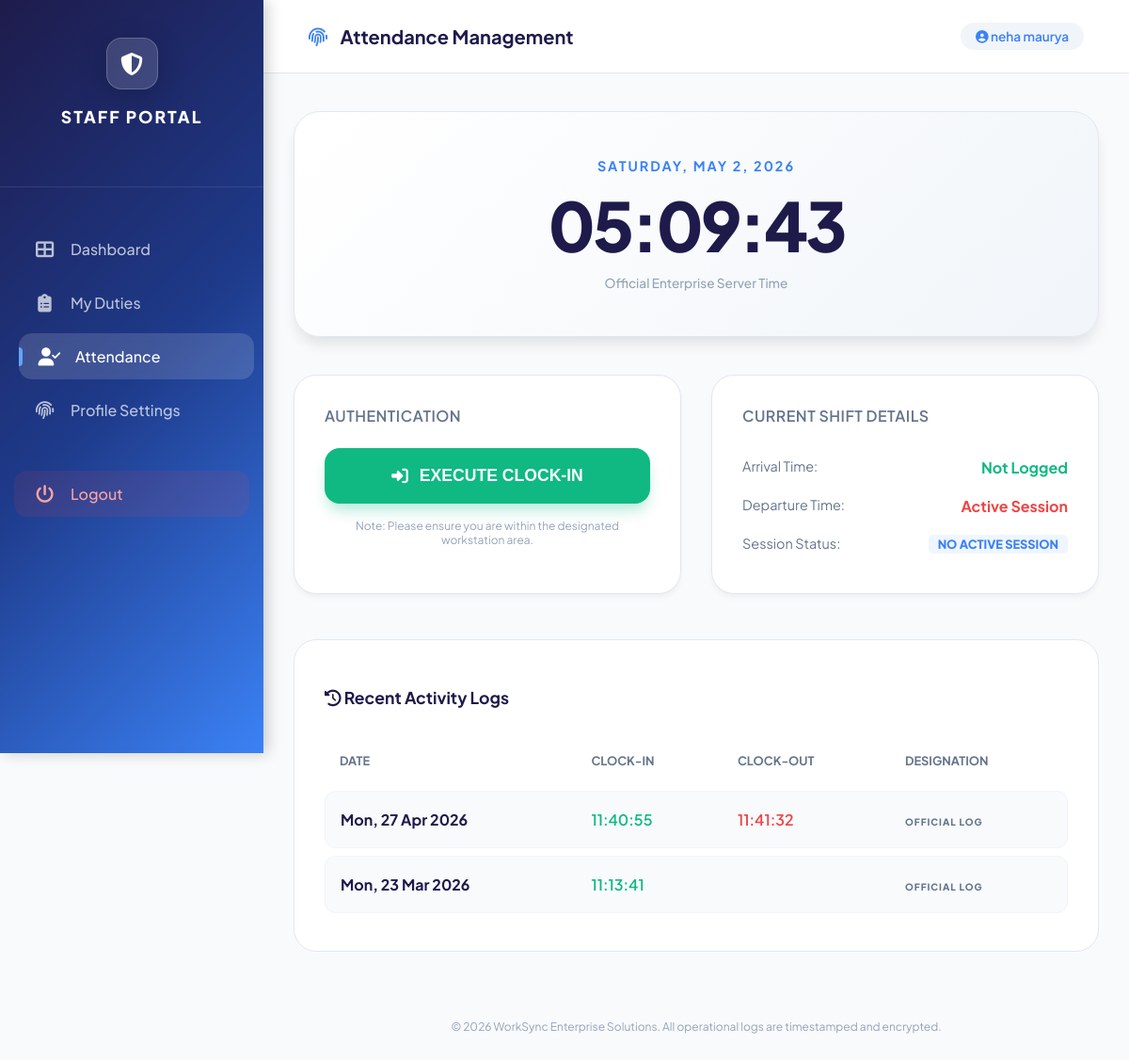
/employee/mark_attendance.php (signed in), run on the app's committed database.
### tables this page shows
CREATE TABLE `employees` (
  `id` int(11) NOT NULL,
  `name` varchar(100) DEFAULT NULL,
  `email` varchar(100) DEFAULT NULL,
  `role` varchar(50) DEFAULT NULL,
  `centre` varchar(100) DEFAULT NULL,
  `password` varchar(255) DEFAULT NULL,
  `photo` varchar(255) DEFAULT NULL,
  `created_at` timestamp NOT NULL DEFAULT current_timestamp()
);

CREATE TABLE `attendances` (
  `id` int(11) NOT NULL,
  `emp_id` int(11) DEFAULT NULL,
  `attendance_date` date DEFAULT NULL,
  `status` enum('Present','Absent') DEFAULT 'Present',
  `time_in` time DEFAULT NULL,
  `time_out` time DEFAULT NULL
);

### employee/mark_attendance.php (the view, shortened to what this page needs)
<?php
include("../config.php");
$user_id = $_SESSION['emp_id'];
$today = date('Y-m-d');
$emp_name = "Staff Member";
$name_query = "SELECT name FROM employees WHERE id = '$user_id'";
$name_result = mysqli_query($conn, $name_query);
if($name_result && mysqli_num_rows($name_result) > 0){
    $name_row = mysqli_fetch_assoc($name_result);
    $emp_name = $name_row['name'];
}
$check_query = "SELECT * FROM attendances WHERE emp_id = '$user_id' AND attendance_date = '$today'";
$check_result = mysqli_query($conn, $check_query);
$attendance_data = ($check_result) ? mysqli_fetch_assoc($check_result) : null;
$history_query = "SELECT * FROM attendances WHERE emp_id = '$user_id' ORDER BY attendance_date DESC LIMIT 10";
$history_result = mysqli_query($conn, $history_query);
?>
<!DOCTYPE html>
<html lang="en">
<head>
    <link rel="stylesheet" href="https://cdnjs.cloudflare.com/ajax/libs/font-awesome/6.4.0/css/all.min.css">
</head>
<body>
    <?php include("sidebar.php"); ?>
    <div class="main-wrapper">
        <header class="header">
            <h2><i class="fas fa-fingerprint" style="color: var(--accent-blue); margin-right: 10px;"></i> Attendance Management</h2>
            <div class="user-badge">
                <i class="fas fa-user-circle"></i> <?php echo htmlspecialchars($emp_name); ?>
            </div>
        </header>
        <div class="container">
            <div class="clock-section">
                <div class="date-label" id="live-date">Initializing...</div>
                <div id="live-clock">00:00:00</div>
                <div style="font-size: 0.85rem; color: #94a3b8; font-weight: 500;">Official Enterprise Server Time</div>
            </div>
            <div class="grid-system">
                <div class="action-card">
                    <h3>Authentication</h3>
                    <form method="POST">
                        <?php if (!$attendance_data): ?>
                            <button type="submit" name="mark_attendance" class="btn-action btn-clock-in">
                                <i class="fas fa-sign-in-alt"></i> EXECUTE CLOCK-IN
                            </button>
                        <?php elseif (empty($attendance_data['time_out']) || $attendance_data['time_out'] == "00:00:00"): ?>
                            <button type="submit" name="mark_attendance" class="btn-action btn-clock-out">
                                <i class="fas fa-sign-out-alt"></i> EXECUTE CLOCK-OUT
                            </button>
                        <?php else: ?>
                            <button type="button" class="btn-action btn-disabled">
                                <i class="fas fa-check-double"></i> DUTY CONCLUDED
                            </button>
                        <?php endif; ?>
                    </form>
                    <p style="font-size: 0.75rem; color: #94a3b8; margin-top: 1rem; text-align: center;">Note: Please ensure you are within the designated workstation area.</p>
                </div>
                <div class="action-card">
                    <h3>Current Shift Details</h3>
                    <div style="margin-top: 1rem;">
                        <div style="display: flex; justify-content: space-between; padding: 10px 0;">
                            <span style="color: #64748b; font-size: 0.9rem;">Arrival Time:</span>
                            <span style="font-weight: 700; color: var(--success-green);"><?php echo $attendance_data['time_in'] ?? 'Not Logged'; ?></span>
                        </div>
                        <div style="display: flex; justify-content: space-between; padding: 10px 0;">
                            <span style="color: #64748b; font-size: 0.9rem;">Departure Time:</span>
                            <span style="font-weight: 700; color: var(--error-red);"><?php echo (!empty($attendance_data['time_out']) && $attendance_data['time_out'] != "00:00:00") ? $attendance_data['time_out'] : 'Active Session'; ?></span>
                        </div>
                        <div style="display: flex; justify-content: space-between; padding: 10px 0;">
                            <span style="color: #64748b; font-size: 0.9rem;">Session Status:</span>
                            <span style="font-weight: 800; color: var(--accent-blue); font-size: 0.8rem; background: #eff6ff; padding: 2px 10px; border-radius: 5px;">
                                <?php echo strtoupper($attendance_data['status'] ?? 'No Active Session'); ?>
                            </span>
                        </div>
                    </div>
                </div>
            </div>
            <div class="logs-wrapper">
                <h3><i class="fas fa-history"></i> Recent Activity Logs</h3>
                <div style="overflow-x: auto;">
                    <table>
                        <thead>
                            <tr>
                                <th>Date</th>
                                <th>Clock-In</th>
                                <th>Clock-Out</th>
                                <th>Designation</th>
                            </tr>
                        </thead>
                        <tbody>
                            <?php if($history_result && mysqli_num_rows($history_result) > 0): ?>
                                <?php while($h = mysqli_fetch_assoc($history_result)): ?>
                                <tr>
                                    <td style="font-weight:700; color: var(--primary-dark);">
                                        <?php echo date('D, d M Y', strtotime($h['attendance_date'])); ?>
                                    </td>
                                    <td style="font-weight:600; color: var(--success-green);"><?php echo $h['time_in']; ?></td>
                                    <td style="font-weight:600; color: var(--error-red);">
                                        <?php echo ($h['time_out'] == "00:00:00") ? '--:--' : $h['time_out']; ?>
                                    </td>
                                    <td>
                                        <span style="font-size: 10px; letter-spacing: 1px; font-weight: 800; color: #64748b;">OFFICIAL LOG</span>
                                    </td>
                                </tr>
                                <?php endwhile; ?>
                            <?php else: ?>
                                <tr><td colspan="4" style="text-align:center; padding: 3rem; color: #94a3b8;">No historical data available for this period.</td></tr>
                            <?php endif; ?>
                        </tbody>
                    </table>
                </div>
            </div>
        </div>
        <footer style="margin-top: auto; padding: 2rem; text-align: center; color: #94a3b8; font-size: 0.75rem;">
            &copy; 2026 WorkSync Enterprise Solutions. All operational logs are timestamped and encrypted.
        </footer>
    </div>
</body>
</html>

### employee/mark_attendance.php (style rules this page uses)
:root { --primary-dark: #1e1b4b; --accent-blue: #3b82f6; --success-green: #10b981; --error-red: #ef4444; --bg-neutral: #f8fafc; --sidebar-width: 280px; --card-shadow: 0 10px 15px -3px rgba(0, 0, 0, 0.1); }
* { box-sizing: border-box; transition: all 0.2s ease-in-out; }
body { font-family: 'Plus Jakarta Sans', sans-serif; background-color: var(--bg-neutral); margin: 0; padding: 0; color: #1e293b; display: flex; min-height: 100vh; }
.main-wrapper { flex: 1; margin-left: var(--sidebar-width); width: calc(100% - var(--sidebar-width)); display: flex; flex-direction: column; }
.header { background: #ffffff; padding: 1.5rem 3rem; display: flex; justify-content: space-between; align-items: center; border-bottom: 1px solid #e2e8f0; position: sticky; top: 0; z-index: 900; }
.header h2 { margin: 0; font-size: 1.25rem; font-weight: 700; color: var(--primary-dark); }
.user-badge { background: #f1f5f9; padding: 6px 16px; border-radius: 100px; font-size: 0.85rem; font-weight: 600; color: var(--accent-blue); }
.container { max-width: 1100px; margin: 2.5rem auto; padding: 0 2rem; width: 100%; }
.clock-section { background: linear-gradient(135deg, #ffffff 0%, #f1f5f9 100%); border-radius: 28px; padding: 3rem; text-align: center; border: 1px solid #e2e8f0; box-shadow: var(--card-shadow); margin-bottom: 2.5rem; }
#live-clock { font-size: 4.5rem; font-weight: 800; color: var(--primary-dark); margin: 0.5rem 0; letter-spacing: -3px; }
.date-label { color: var(--accent-blue); font-weight: 700; text-transform: uppercase; font-size: 0.9rem; letter-spacing: 2px; }
.grid-system { display: grid; grid-template-columns: repeat(auto-fit, minmax(320px, 1fr)); gap: 2rem; }
.action-card { background: #ffffff; padding: 2rem; border-radius: 24px; border: 1px solid #e2e8f0; box-shadow: 0 4px 6px -1px rgba(0,0,0,0.05); }
.action-card h3 { margin: 0 0 1.5rem 0; font-size: 1rem; color: #64748b; font-weight: 600; text-transform: uppercase; letter-spacing: 0.5px; }
.btn-action { width: 100%; padding: 1.2rem; border: none; border-radius: 16px; font-size: 1.1rem; font-weight: 700; cursor: pointer; display: flex; align-items: center; justify-content: center; gap: 12px; }
.btn-clock-in { background: var(--success-green); color: white; box-shadow: 0 10px 15px -3px rgba(16, 185, 129, 0.3); }
.logs-wrapper { margin-top: 3rem; background: #fff; border-radius: 24px; padding: 2rem; border: 1px solid #e2e8f0; }
.logs-wrapper h3 { font-size: 1.1rem; margin-bottom: 1.5rem; color: var(--primary-dark); }
table { width: 100%; border-collapse: separate; border-spacing: 0 8px; }
th { text-align: left; padding: 1rem; color: #64748b; font-size: 0.8rem; font-weight: 700; text-transform: uppercase; }
td { padding: 1.2rem 1rem; background: #f8fafc; border-top: 1px solid #f1f5f9; border-bottom: 1px solid #f1f5f9; }
td:first-child { border-left: 1px solid #f1f5f9; border-top-left-radius: 12px; border-bottom-left-radius: 12px; }
td:last-child { border-right: 1px solid #f1f5f9; border-top-right-radius: 12px; border-bottom-right-radius: 12px; }

### employee/sidebar.php (style rules this page uses)
:root { --gradient-1: #1e3a8a; --gradient-2: #3b82f6; --gradient-3: #1e1b4b; --sidebar-width: 280px; --transition: all 0.4s cubic-bezier(0.4, 0, 0.2, 1); }

### data on the page
employees: name "neha maurya"
attendances: attendance_date "Mon, 27 Apr 2026", time_in "11:40:55", time_out "11:41:32"
attendances: attendance_date "Mon, 23 Mar 2026", time_in "11:13:41"

### other printed values
$attendance_data['time_in'] "Not Logged"
$attendance_data['status'] "NO ACTIVE SESSION"
